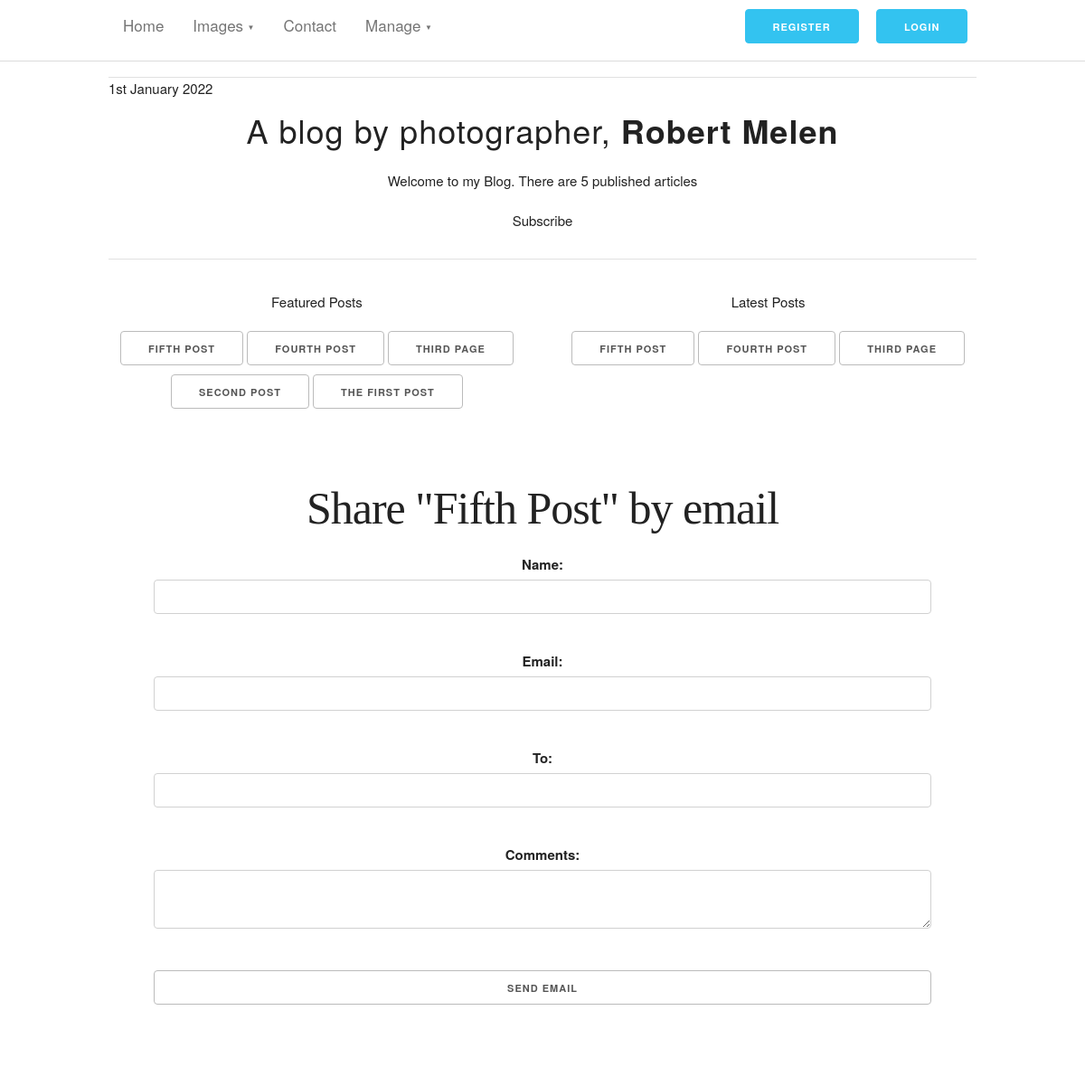
The page /myblog/5/share/ on the database as committed earlier.
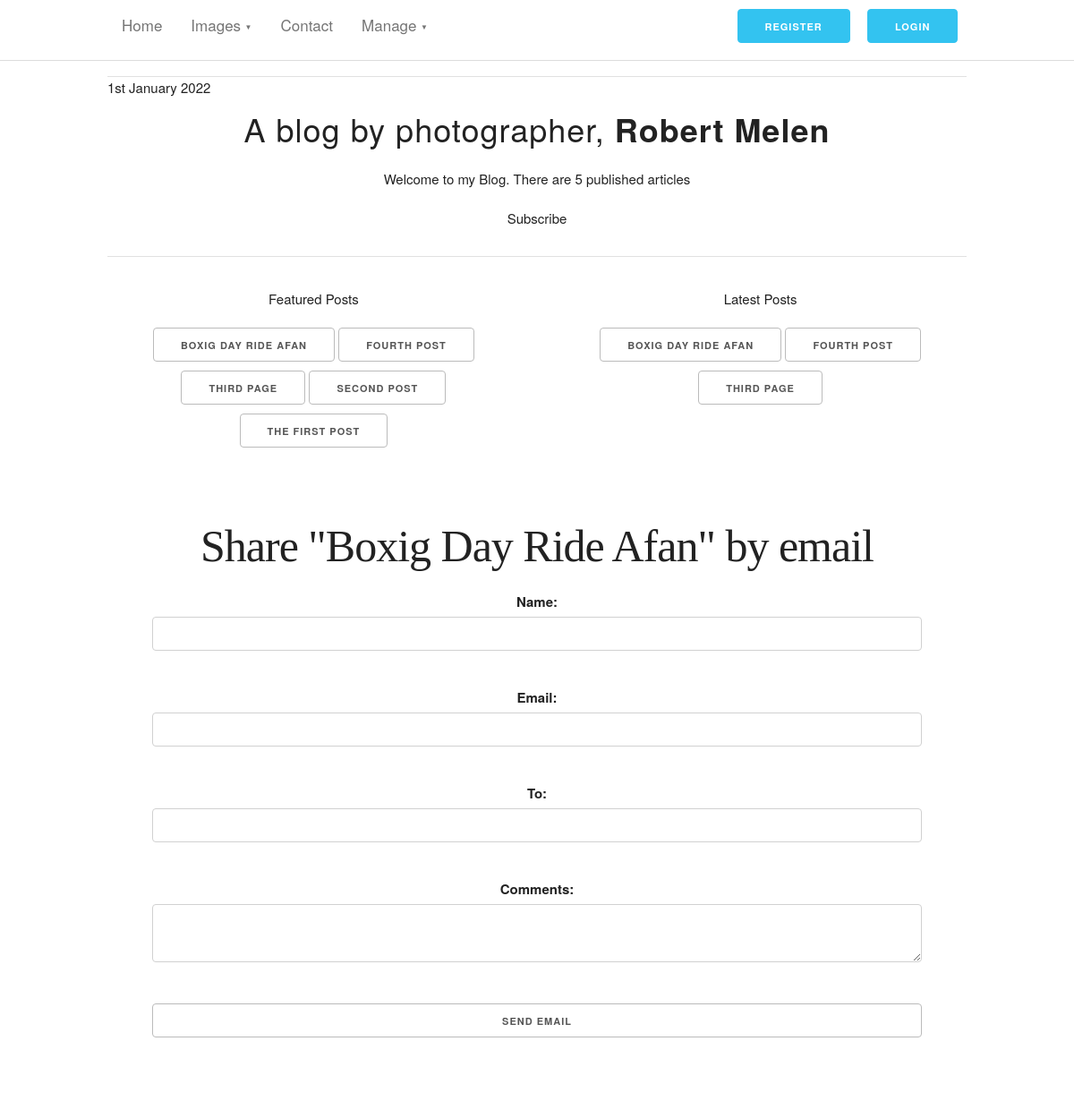
The same page on the database as committed later.
### myblog/models.py (models this page shows, shortened)
class Post(models.Model):
    STATUS = (
        ('published', 'Published'),
        ('unpublished', 'Unpublished'),
    )
    title = models.CharField(max_length=250, null=False, blank=False)
    summary = models.CharField(max_length=100, blank=True)
    slug = models.SlugField(unique_for_date='publish')
    author = models.ForeignKey(Author, on_delete=models.CASCADE, related_name='blog_posts')
    body = models.TextField()
    publish = models.DateTimeField(default=timezone.now)
    created = models.DateTimeField(auto_now_add=True)
    updated = models.DateTimeField(auto_now=True)
    edited = models.DateTimeField(auto_now_add=True)
    status = models.CharField(max_length=50, choices=STATUS, default='unpublished')
    featured = models.BooleanField(default=False)
    comments_option = models.BooleanField(default=True)
    objects = models.Manager()
    published = PublishedManager()
    feature = FeaturedManager()
    tags = TaggableManager(verbose_name="Add Tags", help_text="Use comma to separate")
    class Meta:
        ordering = ('-publish',)
    def get_absolute_url(self):
        return reverse('myblog:post_detail', args=[self.publish.year,
                                                   self.publish.month,
                                                   self.publish.day,
                                                   self.slug])

### myblog/views.py (the view)
# urls.py: path('<int:post_id>/share/', views.post_share, name='post_share'),
def post_share(request, post_id):
    post = get_object_or_404(Post, id=post_id, status='published')
    sent = False
    if request.method == 'POST':
        form = EmailPostForm(request.POST)
        if form.is_valid():
            cd = form.cleaned_data
            post_url = request.build_absolute_uri(post.get_absolute_url())
            subject = f"{cd['name']} recommends you read " \
                          f"{post.title}"
            message = f"Read {post.title} at {post_url}\n\n" \
                      f"{cd['name']}\'s comments: {cd['comments']}"
            send_mail(subject, message, 'admin@myblog.com', [cd['to']])
            sent = True
    else: #.....send email
        form = EmailPostForm()
    return render(request, 'post/share.html', {'post': post,
                                                'form': form,
                                                'sent': sent})

### myblog/forms.py
class EmailPostForm(forms.Form):
    name = forms.CharField(max_length=25)
    email = forms.EmailField()
    to = forms.EmailField()
    comments = forms.CharField(required=False, widget=forms.Textarea)

### myblog/models.py (called while the page is built)
    def get_queryset(self):
        return super(PublishedManager, self).get_queryset().filter(status='published')

    def get_queryset(self):
        return super(FeaturedManager, self).get_queryset().filter(featured=True, status='published')

### myblog/templatetags/blog_tags.py (called while the page is built)
@register.simple_tag
def total_posts():
    return Post.published.count()

@register.inclusion_tag('post/latest_posts.html')
def show_latest_posts(count=3):
    latest_posts = Post.published.order_by('-publish')[:count]
    return {'latest_posts' : latest_posts}

@register.inclusion_tag('post/featured_posts.html')
def featured_posts(count=5):
    featured_posts = Post.feature.all()[:count]
    return {'featured_posts' : featured_posts }

### myblog/templates/post/share.html (shortened to what this page needs)
{% extends "blog/base.html" %}
{% block content %}
    {% if sent %}
        <h1>E-mail successfully sent</h1>
        <p>
            "{{ post.title }}" was succefully sent to {{ form.cleaned_data.to }}.
        </p>
    {% else %}
        <h1>Share "{{ post.title }}" by email</h1>
        <form method="post">
            {{ form.as_p }}
            <input type="submit" value="Send email">
        </form>
    {% endif %}
{% endblock %}

### myblog/templates/post/featured_posts.html
<h6 style="display: inline-block">
    {% for post in featured_posts %}
        <a class="button" href="{{ post.get_absolute_url }}">{{ post.title }}</a>
    {% endfor %}
</h6>

### myblog/templates/post/latest_posts.html
<H6>
    {% for post in latest_posts %}
        <a class="button" href="{{ post.get_absolute_url }}">{{ post.title }}</a>
    {% endfor %}
</H6>

Rows that differ between the two databases and show on the page:
changed Post: title "FIFTH POST" → "BOXIG DAY RIDE AFAN"; title "Fifth Post" → "Boxig Day Ride Afan"
